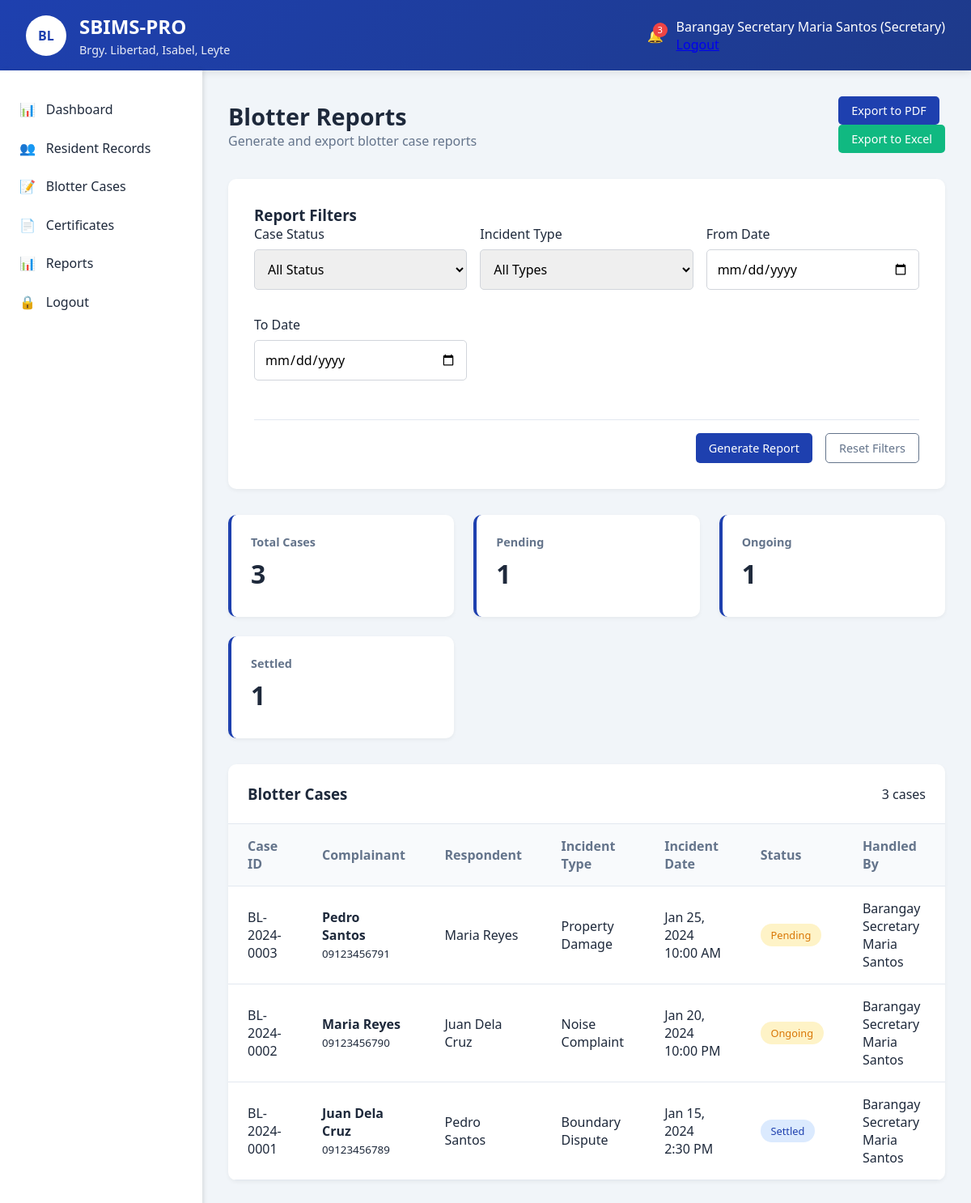
The app's page /secretary/reports_blotter.php (signed in) with its own data.
### tables this page shows
CREATE TABLE `blotters` (
  `id` int(11) NOT NULL,
  `case_id` varchar(20) NOT NULL,
  `complainant_id` int(11) NOT NULL,
  `respondent_name` varchar(100) NOT NULL,
  `respondent_address` text DEFAULT NULL,
  `incident_type` varchar(100) NOT NULL,
  `incident_date` datetime NOT NULL,
  `incident_location` text NOT NULL,
  `description` text NOT NULL,
  `status` enum('Pending','Ongoing','Settled','Referred') DEFAULT 'Pending',
  `resolution` text DEFAULT NULL,
  `resolved_date` datetime DEFAULT NULL,
  `handled_by` int(11) NOT NULL,
  `created_at` timestamp NOT NULL DEFAULT current_timestamp()
);

CREATE TABLE `residents` (
  `id` int(11) NOT NULL,
  `resident_id` varchar(20) NOT NULL,
  `first_name` varchar(50) NOT NULL,
  `middle_name` varchar(50) DEFAULT NULL,
  `last_name` varchar(50) NOT NULL,
  `birthdate` date NOT NULL,
  `gender` enum('Male','Female') NOT NULL,
  `civil_status` enum('Single','Married','Widowed','Divorced') NOT NULL,
  `contact_number` varchar(15) DEFAULT NULL,
  `email` varchar(100) DEFAULT NULL,
  `address` text NOT NULL,
  `purok` varchar(50) NOT NULL,
  `household_number` varchar(20) DEFAULT NULL,
  `is_voter` tinyint(1) DEFAULT 0,
  `is_4ps` tinyint(1) DEFAULT 0,
  `is_senior` tinyint(1) DEFAULT 0,
  `is_pwd` tinyint(1) DEFAULT 0,
  `created_at` timestamp NOT NULL DEFAULT current_timestamp(),
  `updated_at` timestamp NOT NULL DEFAULT current_timestamp() ON UPDATE current_timestamp()
);

CREATE TABLE `users` (
  `id` int(11) NOT NULL,
  `username` varchar(50) NOT NULL,
  `password` varchar(255) NOT NULL,
  `email` varchar(100) DEFAULT NULL,
  `role` enum('admin','captain','secretary','resident') NOT NULL,
  `full_name` varchar(100) NOT NULL,
  `is_active` tinyint(1) DEFAULT 1,
  `last_login` datetime DEFAULT NULL,
  `created_at` timestamp NOT NULL DEFAULT current_timestamp()
);

### config/functions.php (called while the page is built, shortened)
<?php
function formatDateTime($datetime) {
    return date('M j, Y g:i A', strtotime($datetime));
}
?>

### secretary/reports_blotter.php (the view, shortened to what this page needs)
<?php
require_once '../config/functions.php';
$database = new Database();
$db = $database->getConnection();
$date_from = $_GET['date_from'] ?? '';
$date_to = $_GET['date_to'] ?? '';
$query = "SELECT b.*, r.first_name, r.last_name, r.contact_number, u.full_name as handled_by_name
          FROM blotters b
          JOIN residents r ON b.complainant_id = r.id
          JOIN users u ON b.handled_by = u.id
          WHERE 1=1";
$query .= " ORDER BY b.incident_date DESC";
$stmt = $db->prepare($query);
$stmt->execute();
$blotters = $stmt->fetchAll(PDO::FETCH_ASSOC);
?>
<?php include '../includes/header.php'; ?>
<?php include '../includes/topbar.php'; ?>
<div class="main-container">
    <?php include '../includes/sidebar.php'; ?>
    <main class="content">
        <div class="page-header">
            <div class="page-title">
                <h1>Blotter Reports</h1>
                <p>Generate and export blotter case reports</p>
            </div>
            <div class="page-actions">
                <button onclick="exportToPDF()" class="btn btn-primary">Export to PDF</button>
                <button onclick="exportToExcel()" class="btn btn-success">Export to Excel</button>
            </div>
        </div>
        <div class="form-container">
            <h3>Report Filters</h3>
            <form method="GET" class="filter-form">
                <div class="form-row">
                    <div class="form-group">
                        <label for="status">Case Status</label>
                        <select id="status" name="status">
                            <option value="">All Status</option>
                        </select>
                    </div>
                    <div class="form-group">
                        <label for="incident_type">Incident Type</label>
                        <select id="incident_type" name="incident_type">
                            <option value="">All Types</option>
                        </select>
                    </div>
                    <div class="form-group">
                        <label for="date_from">From Date</label>
                        <input type="date" id="date_from" name="date_from" value="<?php echo $date_from; ?>">
                    </div>
                    <div class="form-group">
                        <label for="date_to">To Date</label>
                        <input type="date" id="date_to" name="date_to" value="<?php echo $date_to; ?>">
                    </div>
                </div>
                <div class="form-actions">
                    <button type="submit" class="btn btn-primary">Generate Report</button>
                    <a href="reports_blotter.php" class="btn btn-outline">Reset Filters</a>
                </div>
            </form>
        </div>
        <div class="stats-grid">
            <div class="stat-card">
                <h3>Total Cases</h3>
                <div class="stat-value"><?php echo count($blotters); ?></div>
            </div>
            <div class="stat-card">
                <h3>Pending</h3>
                <div class="stat-value">
                    <?php
                    $pending_count = array_filter($blotters, function($b) { return $b['status'] == 'Pending'; });
                    echo count($pending_count);
                    ?>
                </div>
            </div>
            <div class="stat-card">
                <h3>Ongoing</h3>
                <div class="stat-value">
                    <?php
                    $ongoing_count = array_filter($blotters, function($b) { return $b['status'] == 'Ongoing'; });
                    echo count($ongoing_count);
                    ?>
                </div>
            </div>
            <div class="stat-card">
                <h3>Settled</h3>
                <div class="stat-value">
                    <?php
                    $settled_count = array_filter($blotters, function($b) { return $b['status'] == 'Settled'; });
                    echo count($settled_count);
                    ?>
                </div>
            </div>
        </div>
        <div class="data-table">
            <div class="table-header">
                <h3>Blotter Cases</h3>
                <div class="table-actions">
                    <span class="badge"><?php echo count($blotters); ?> cases</span>
                </div>
            </div>
            <table id="blotterTable">
                <thead>
                    <tr>
                        <th>Case ID</th>
                        <th>Complainant</th>
                        <th>Respondent</th>
                        <th>Incident Type</th>
                        <th>Incident Date</th>
                        <th>Status</th>
                        <th>Handled By</th>
                    </tr>
                </thead>
                <tbody>
                    <?php if (count($blotters) > 0): ?>
                        <?php foreach ($blotters as $blotter): ?>
                        <tr>
                            <td><?php echo htmlspecialchars($blotter['case_id']); ?></td>
                            <td>
                                <strong><?php echo htmlspecialchars($blotter['first_name'] . ' ' . $blotter['last_name']); ?></strong><br>
                                <small><?php echo htmlspecialchars($blotter['contact_number']); ?></small>
                            </td>
                            <td><?php echo htmlspecialchars($blotter['respondent_name']); ?></td>
                            <td><?php echo htmlspecialchars($blotter['incident_type']); ?></td>
                            <td><?php echo formatDateTime($blotter['incident_date']); ?></td>
                            <td>
                                <span class="status status-<?php echo strtolower($blotter['status']); ?>">
                                    <?php echo $blotter['status']; ?>
                                </span>
                            </td>
                            <td><?php echo htmlspecialchars($blotter['handled_by_name']); ?></td>
                        </tr>
                        <?php endforeach; ?>
                    <?php endif; ?>
                </tbody>
            </table>
        </div>
    </main>
</div>
<?php include '../includes/footer.php'; ?>

### assets/css/main.css (style rules this page uses)
:root { --primary: #1e40af; --primary-dark: #1e3a8a; --secondary: #64748b; --success: #10b981; --warning: #f59e0b; --danger: #ef4444; --light: #f8fafc; --dark: #1e293b; }
* { margin: 0; padding: 0; box-sizing: border-box; font-family: 'Segoe UI', Tahoma, Geneva, Verdana, sans-serif; }
body { background-color: #f1f5f9; color: var(--dark); }
.main-container { display: flex; min-height: calc(100vh - 80px); }
.content { flex: 1; padding: 2rem; }
.page-header { display: flex; justify-content: space-between; align-items: center; margin-bottom: 2rem; }
.page-title h1 { font-size: 1.8rem; color: var(--dark); }
.page-title p { color: var(--secondary); }
.btn { padding: 0.5rem 1rem; border: none; border-radius: 5px; cursor: pointer; font-weight: 500; display: flex; align-items: center; gap: 0.5rem; transition: all 0.3s; text-decoration: none; font-size: 0.9rem; }
.btn-primary { background: var(--primary); color: white; }
.btn-outline { background: transparent; border: 1px solid var(--secondary); color: var(--secondary); }
.btn-success { background: var(--success); color: white; }

### assets/css/dashboard.css (style rules this page uses)
.stats-grid { display: grid; grid-template-columns: repeat(auto-fill, minmax(240px, 1fr)); gap: 1.5rem; margin-bottom: 2rem; }
.stat-card { background: white; border-radius: 10px; padding: 1.5rem; box-shadow: 0 2px 5px rgba(0,0,0,0.05); border-left: 4px solid var(--primary); }
.stat-card h3 { font-size: 0.9rem; color: var(--secondary); margin-bottom: 0.5rem; }
.stat-value { font-size: 2rem; font-weight: bold; color: var(--dark); margin-bottom: 0.5rem; }
.data-table { background: white; border-radius: 10px; overflow: hidden; box-shadow: 0 2px 5px rgba(0,0,0,0.05); margin-bottom: 2rem; }
.table-header { padding: 1.5rem; border-bottom: 1px solid #e2e8f0; display: flex; justify-content: space-between; align-items: center; }
.table-header h3 { color: var(--dark); }
.table-actions { display: flex; gap: 0.5rem; }
table { width: 100%; border-collapse: collapse; }
th, td { padding: 1rem 1.5rem; text-align: left; border-bottom: 1px solid #e2e8f0; }
th { background: #f8fafc; font-weight: 600; color: var(--secondary); }
.status { padding: 0.3rem 0.8rem; border-radius: 20px; font-size: 0.8rem; font-weight: 500; display: inline-block; }
.status-pending { background: #fef3c7; color: #d97706; }
.status-settled { background: #dbeafe; color: #1e40af; }
.status-ongoing { background: #fef3c7; color: #d97706; }
.form-container { background: white; border-radius: 10px; padding: 2rem; box-shadow: 0 2px 5px rgba(0,0,0,0.05); margin-bottom: 2rem; }
.form-row { display: grid; grid-template-columns: repeat(auto-fit, minmax(250px, 1fr)); gap: 1rem; margin-bottom: 1rem; }
.form-group { margin-bottom: 1rem; }
.form-group label { display: block; margin-bottom: 0.5rem; font-weight: 500; color: var(--dark); }
.form-group input, .form-group select, .form-group textarea { width: 100%; padding: 0.75rem; border: 1px solid #d1d5db; border-radius: 5px; font-size: 1rem; transition: border-color 0.3s; }
.form-actions { display: flex; gap: 1rem; justify-content: flex-end; margin-top: 2rem; padding-top: 1rem; border-top: 1px solid #e2e8f0; }

### records on screen
blotters: case "BL-2024-0003", complainant.last_name "Pedro Santos", complainant.contact_number "09123456791", respondent_name "Maria Reyes", incident_type "Property Damage", incident_date "Jan 25, 2024 10:00 AM", status "Pending", handled_by.full_name "Barangay Secretary Maria Santos"
blotters: case "BL-2024-0002", complainant.last_name "Maria Reyes", complainant.contact_number "09123456790", respondent_name "Juan Dela Cruz", incident_type "Noise Complaint", incident_date "Jan 20, 2024 10:00 PM", status "Ongoing", handled_by.full_name "Barangay Secretary Maria Santos"
blotters: case "BL-2024-0001", complainant.last_name "Juan Dela Cruz", complainant.contact_number "09123456789", respondent_name "Pedro Santos", incident_type "Boundary Dispute", incident_date "Jan 15, 2024 2:30 PM", status "Settled", handled_by.full_name "Barangay Secretary Maria Santos"

### other values on screen
$_SESSION['full_name'] "Barangay Secretary Maria Santos"
$_SESSION['user_role'] "Secretary"
count($blotters) "3"
count($pending_count) "1"
count($ongoing_count) "1"
count($settled_count) "1"
